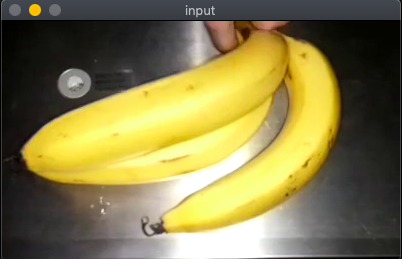
#> input picture sample/input1.png, 402 x 259 px
$ python -i fg_extractor.py   (imports and definitions only)   (older library calls are emulated)
#> lines starting #> are read from the running program, lines starting #| are printed output that depends on the picture
#> further down, picture is the input picture: shape (259, 402, 3); mean B, G, R 74.8, 123.3, 132.6
#! /usr/bin/python3
import cv2


class ForegroundExtraction:
    """
    Class Foreground Subtractor
    """
    def __init__(self):
        self.subtractor = cv2.createBackgroundSubtractorMOG2(history=70, varThreshold=10)

    def extract(self, image, debug_visualize=False):
        """
        Run Foreground Extraction
        """
#> called with debug_visualize = False
        # prepare visualizer image
        fg = image.copy()

        # Preprocess image
        blur = cv2.GaussianBlur(image, (13, 13), 0)
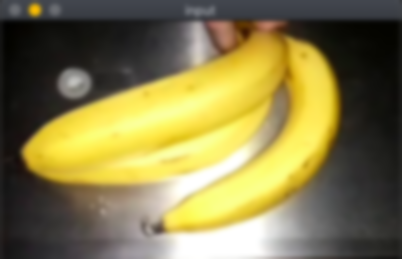
#> blur: shape (259, 402, 3); mean B, G, R 74.9, 123.4, 132.8

        # Extract Foreground/Background mask
        fgmask = self.subtractor.apply(blur)
#> fgmask: shape (259, 402); every value is 127
        bgmask = self.subtractor.getBackgroundImage()

        # Refine Foreground mask
        kernel = cv2.getStructuringElement(cv2.MORPH_ELLIPSE, (9, 9))
        fgmask = cv2.morphologyEx(fgmask, cv2.MORPH_DILATE, kernel, 2)
        kernel = cv2.getStructuringElement(cv2.MORPH_ELLIPSE, (5, 5))
        fgmask = cv2.morphologyEx(fgmask, cv2.MORPH_ERODE, kernel)

        # find edges
        edges = cv2.Canny(fgmask, 100, 200)
#> edges: shape (259, 402); every value is 0

        # find outer boundaries
        _, contours, _ = cv2.findContours(edges, cv2.RETR_EXTERNAL, cv2.CHAIN_APPROX_SIMPLE)
#> contours = []
        cv2.drawContours(fgmask, contours, -1, 255, -1)

        # prepare result
        if (len(image.shape) == 2):
            fg[fgmask == 0] = 0
        else:
            fg[fgmask == 0] = [0, 0, 0]

        # visualize
        if debug_visualize:
            cv2.imshow("fgmask", fgmask)
            cv2.imshow("bgmask", bgmask)
            cv2.imshow("input", image)

        return fg

>>> import cv2
>>> picture = cv2.imread('sample/input1.png')
>>> result = ForegroundExtraction().extract(picture)
